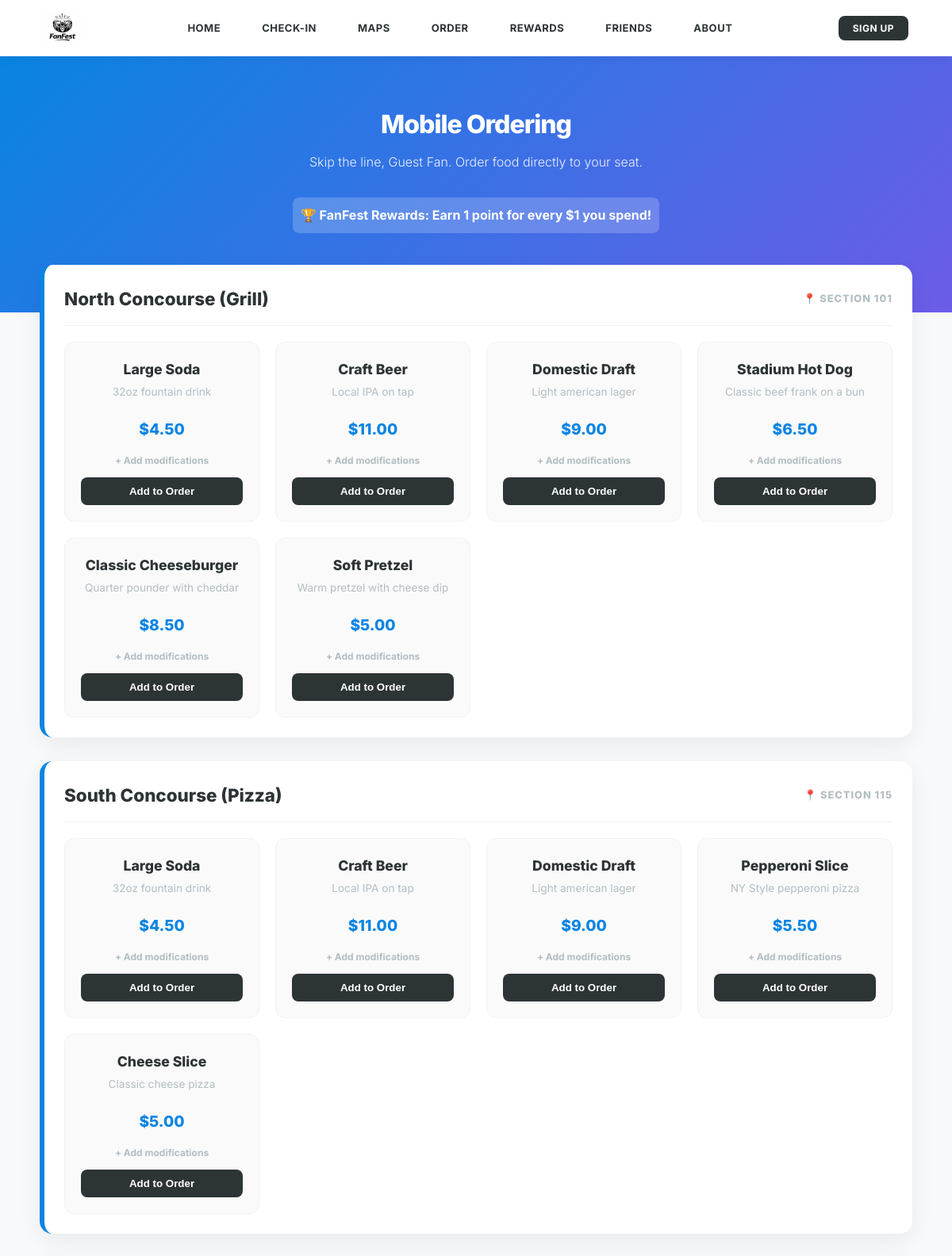
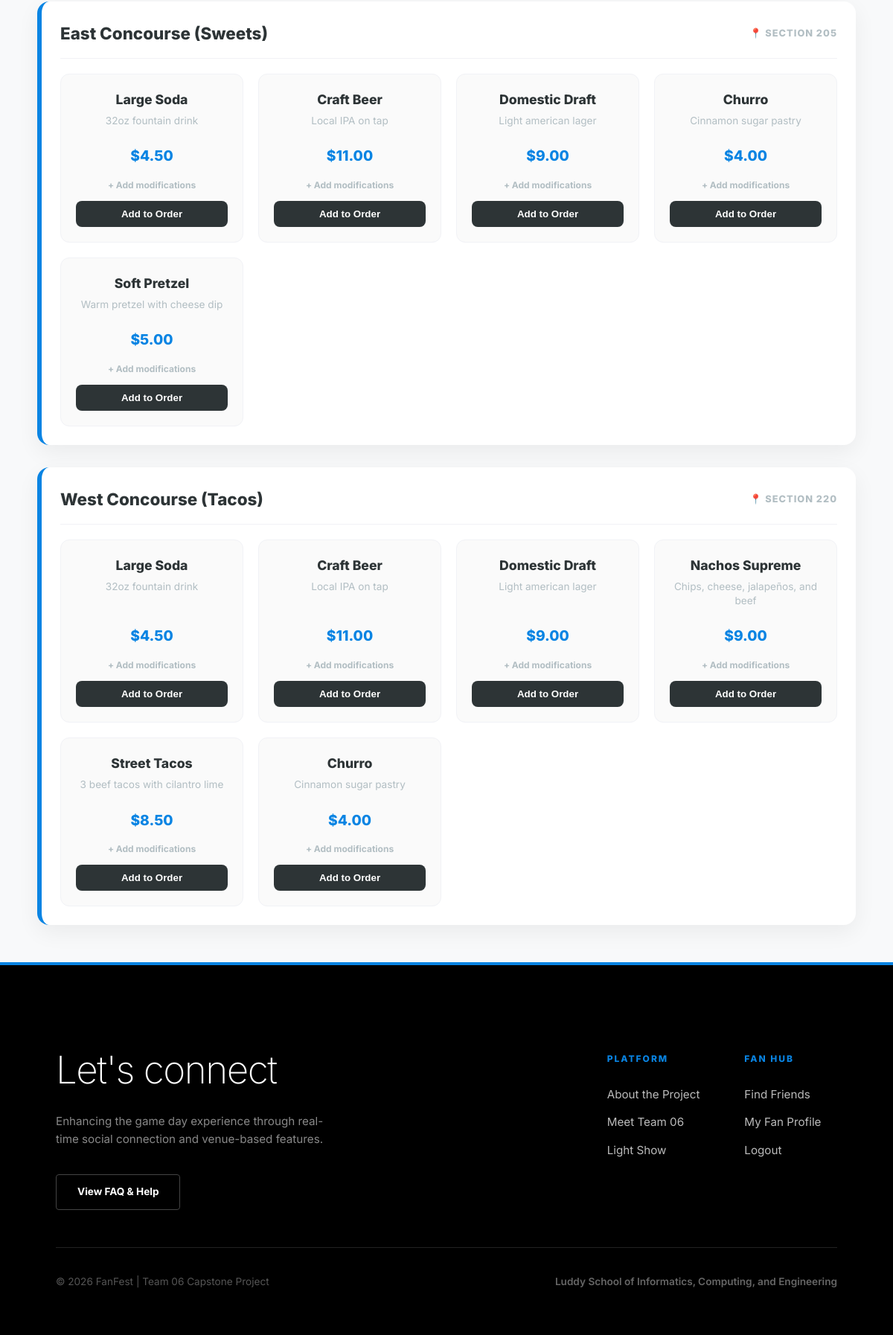
The app's page /concessions.php (signed in) with its own data (2 pictures, top to bottom).
### tables this page shows
CREATE TABLE concession_stands (
    stand_id INT PRIMARY KEY,
    stand_name VARCHAR(100),
    location VARCHAR(100),
    image_url VARCHAR(255) DEFAULT 'images/default_stand.jpg'
);

CREATE TABLE menu_items (
    item_id INT AUTO_INCREMENT PRIMARY KEY,
    name VARCHAR(100) NOT NULL,
    description VARCHAR(255),
    price DECIMAL(4, 2) NOT NULL,
    category VARCHAR(50), 
    image_url VARCHAR(255) DEFAULT 'default_food.png'
);

### concessions.php (the view, shortened to what this page needs)
<?php
require 'db_connect.php';
$is_guest = (isset($_SESSION['user_id']) && $_SESSION['user_id'] === 'guest');
$u_id = $is_guest ? 0 : ($_SESSION['user_id'] ?? 0);
if ($is_guest) {
    $f_name = "Guest Fan";
} else if ($u_id > 0) {
    $theme_data = $conn->query("SELECT first_name, theme_color FROM users WHERE id = $u_id")->fetch_assoc();
    $f_name = $theme_data['first_name'] ?? "Fan";
    $user_theme = $theme_data['theme_color'] ?? 'blue';
} else {
    $user_theme = 'blue';
    $f_name = "Fan";
}
$current_venue = null;
?>
<?php include 'header.php'; ?>
    <div class="hero-banner">
        <h1>Mobile Ordering</h1>
        <?php if ($current_venue): ?>
            <p>Ordering for <strong><?php echo htmlspecialchars($current_venue['location_name']); ?></strong> · <?php echo htmlspecialchars($current_venue['event_name']); ?></p>
        <?php else: ?>
            <p>Skip the line, <?php echo htmlspecialchars($f_name); ?>. Order food directly to your seat.</p>
        <?php endif; ?>
        <div style="background: rgba(255,255,255,0.2); padding: 10px; border-radius: 8px; margin-top: 15px; display: inline-block; font-weight: bold;">
            🏆 FanFest Rewards: Earn 1 point for every $1 you spend!
        </div>
    </div>
    <div class="main-container">
        <?php
        $stands_result = $conn->query("SELECT * FROM concession_stands");
        if ($stands_result->num_rows > 0):
            while($stand = $stands_result->fetch_assoc()):
                $stand_id = $stand['stand_id'];
        ?>
            <div class="stand-section">
                <div class="stand-header">
                    <div class="stand-title">
                        <h2><?php echo htmlspecialchars($stand['stand_name']); ?></h2>
                    </div>
                    <div class="stand-location">📍 <?php echo htmlspecialchars($stand['location']); ?></div>
                </div>
                <div class="menu-grid">
                    <?php
                    $menu_sql = "SELECT m.* FROM menu_items m
                                 JOIN stand_inventory si ON m.item_id = si.item_id
                                 WHERE si.stand_id = $stand_id";
                    $menu_result = $conn->query($menu_sql);
                    if ($menu_result && $menu_result->num_rows > 0):
                        while($item = $menu_result->fetch_assoc()):
                    ?>
                        <div class="menu-item">
                            <div class="item-name"><?php echo htmlspecialchars($item['name']); ?></div>
                            <div class="item-desc">
                                <?php echo htmlspecialchars($item['description']); ?>
                            </div>
                            <div class="item-price">$<?php echo number_format($item['price'], 2); ?></div>
                            <form method="POST" style="margin-top: auto;">
                                <span class="toggle-mod" onclick="this.nextElementSibling.style.display='block'; this.style.display='none';">+ Add modifications</span>
                                <?php if ($is_guest): ?>
                                    <button type="button" class="btn-add" onclick="requireLogin('add items to your order')">Add to Order</button>
                                <?php else: ?>
                                    <button type="submit" class="btn-add">Add to Order</button>
                                <?php endif; ?>
                            </form>
                        </div>
                    <?php endwhile; else: echo "<p>No items found.</p>"; endif; ?>
                </div>
            </div>
        <?php endwhile; else: echo "<p>No stands found.</p>"; endif; ?>
    </div>
<?php include 'footer.php'; ?>

### style.css (style rules this page uses)
body { font-family: 'Inter', sans-serif; background-color: #f8f9fa; color: #2d3436; margin: 0; padding: 0; line-height: 1.6; }
.hero-banner { background: linear-gradient(135deg, #0984e3, #6c5ce7); color: white; padding: 60px 20px 100px 20px; text-align: center; margin-bottom: -60px; }
.hero-banner h1 { margin: 0; font-weight: 800; letter-spacing: -1px; }
.hero-banner p { opacity: 0.9; margin-top: 10px; font-weight: 300; }
.main-container { width: 90%; max-width: 1100px; margin: 0 auto 50px auto; position: relative; z-index: 2; }
button, .btn { background-color: #0984e3; color: white; padding: 12px 24px; border: none; border-radius: 6px; cursor: pointer; font-weight: 600; width: 100%; transition: background 0.2s; }

### records on screen
concession_stands: stand_name "North Concourse (Grill)", location "SECTION 101"
menu_items: name "Large Soda", description "32oz fountain drink", price "4.50"
menu_items: name "Craft Beer", description "Local IPA on tap", price "11.00"
menu_items: name "Domestic Draft", description "Light american lager", price "9.00"
menu_items: name "Stadium Hot Dog", description "Classic beef frank on a bun", price "6.50"
menu_items: name "Classic Cheeseburger", description "Quarter pounder with cheddar", price "8.50"
menu_items: name "Soft Pretzel", description "Warm pretzel with cheese dip", price "5.00"
concession_stands: stand_name "South Concourse (Pizza)", location "SECTION 115"
menu_items: name "Pepperoni Slice", description "NY Style pepperoni pizza", price "5.50"
menu_items: name "Cheese Slice", description "Classic cheese pizza", price "5.00"
concession_stands: stand_name "East Concourse (Sweets)", location "SECTION 205"
menu_items: name "Churro", description "Cinnamon sugar pastry", price "4.00"
concession_stands: stand_name "West Concourse (Tacos)", location "SECTION 220"
menu_items: name "Nachos Supreme", description "Chips, cheese, jalapeños, and beef", price "9.00"
menu_items: name "Street Tacos", description "3 beef tacos with cilantro lime", price "8.50"

### other values on screen
$f_name "Guest Fan"
